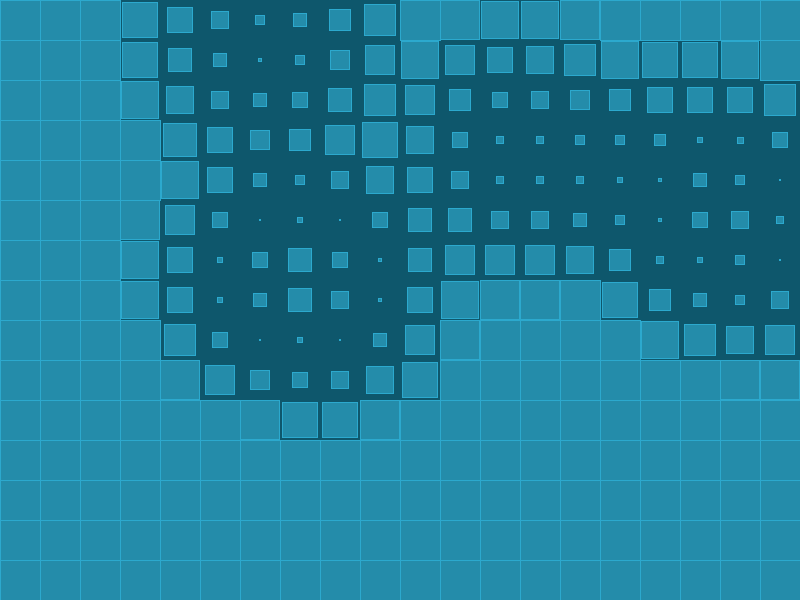
Frame 1 (no input)
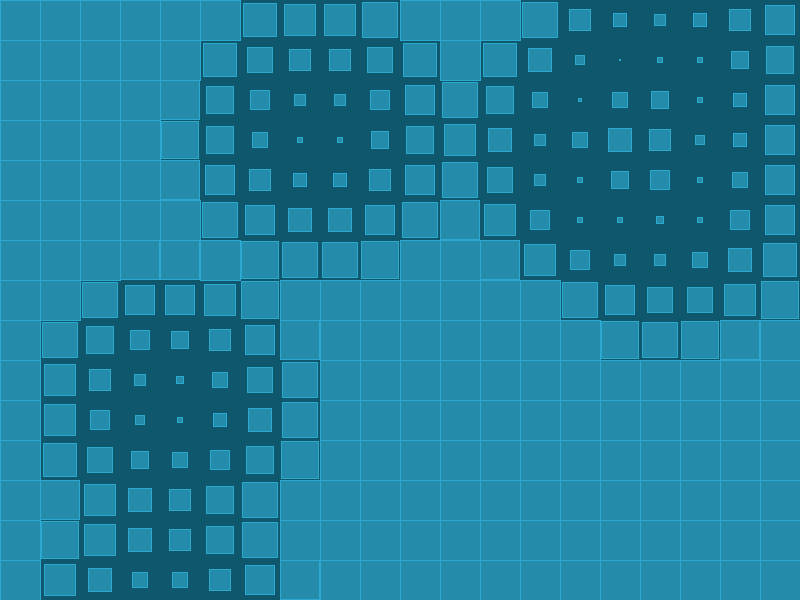
Frame 60 (the mouse pressed at the canvas centre just before this capture)
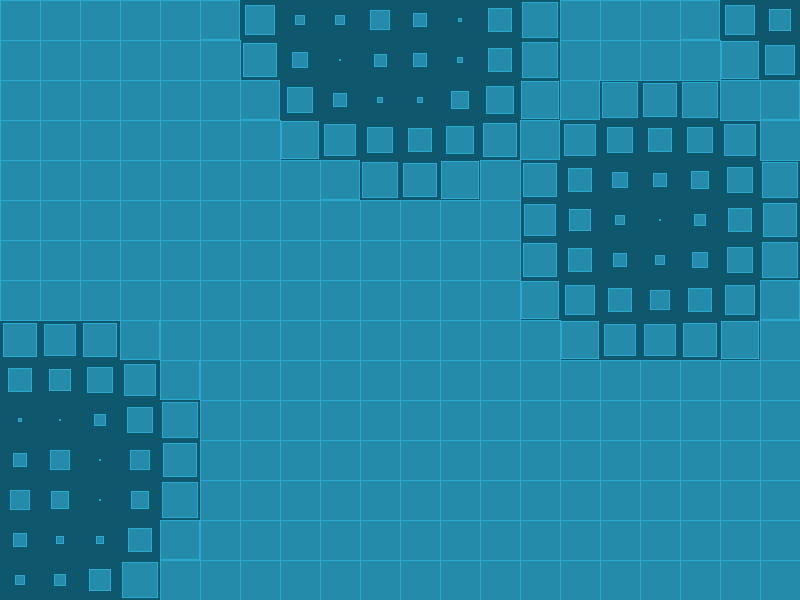
Frame 120 (the mouse held since frame 60 and released just before this capture)

The Processing sketch that drew these frames (run headless with seeded random() and noise(); from frame 60 on, the mouse is pressed at the canvas centre):

// Processing sketch: processing_159778
// ── processing_159778.pde

int squareSize;
ArrayList <Square> squares;
ArrayList <Field> fields;

void setup(){
  size(800, 600);
  squareSize = 40;
  squares = new ArrayList <Square> ();
  fields = new ArrayList <Field> ();
  int nX = width / squareSize;
  int nY = height / squareSize;
  for(int i = 0; i < nX * nY; i++){
    int xPos = (i%nX)*squareSize + int(squareSize/2);
    int yPos = (i/nX)*squareSize + int(squareSize/2);
    squares.add(new Square(new PVector(xPos, yPos), 40));
  }
  for(int i = 0; i < 6;i++){
    fields.add(new Field());
  }
}

void draw(){
  background(#0E576C);
  for(Square s : squares){
    s.update();
    s.display();
  }
  for(Field f : fields){
    f.update();
    //f.display();
  }
}

class Field{
  PVector location;
  PVector speed;
  int radius;
  Field(){
    radius = 150;
    location = new PVector(random(width), random(height));
    speed = new PVector(random(6)-3, random(6)-3);
  }
  
  void display(){
    pushMatrix();
    translate(location.x, location.y);
    fill(255, 0, 0);
    ellipse(0, 0, 10, 10);
    popMatrix();
  }
  
  void update(){
    location.add(speed);
    if(location.x > width+radius/2) location.x = 0-radius/2;
    if(location.x < 0-radius/2) location.x = width+radius/2;
    if(location.y > height+radius/2) location.y = 0-radius/2;
    if(location.y < 0-radius/2) location.y = height+radius/2;
  }
  
  boolean inRadius(PVector _location){
    if(dist(location.x, location.y, _location.x, _location.y) <= radius){
      return true;
    }else{
      return false;
    }
  }
}

class Square{
  color baseColor = color(#248CAA);
  color alteredColor = color(255, 0, 0);
  
  PVector location;
  int size;
  float scaleFactor;
  color fillColor;
  color strokeColor;
  Square(PVector _location, int _size){
    fillColor = baseColor;
    strokeColor = color(#2CA9CE);
    size = _size;
    location = _location;
    scaleFactor = 0;
  }
  
  void display(){
    fill(fillColor);
    stroke(strokeColor);
    pushMatrix();
    rectMode(CENTER);
    translate(location.x, location.y);
    rect(0, 0, size*(1-scaleFactor), size*(1-scaleFactor));
    scaleFactor = 0;
    popMatrix();
  }
  
  void update(){
    for(Field f : fields){
      if(f.inRadius(this.location)){
        scaleFactor += 1-dist(location.x, location.y, f.location.x, f.location.y)/f.radius;
        //fillColor = alteredColor;
      }else{
        fillColor = baseColor;
      }
    }
  }
}
